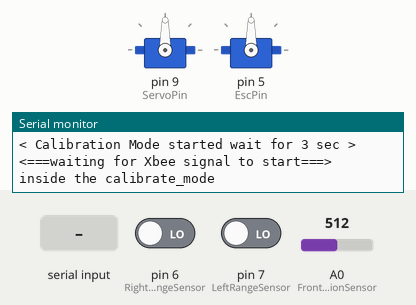
Simulated run of this sketch. Board: Arduino Uno, built with avr-gcc and run on an emulated ATmega328P. On the bench: 2 × servo, the last lines printed to the serial monitor. The inputs (shaded band) are chosen by the test bench; at power-on: A0 (FrontCollisionSensor) = 512, pin 6 (RightRangeSensor) LOW, pin 7 (LeftRangeSensor) LOW.

Above: at 0.8 s.
0.9 s: "left_wheel" received over Serial
At 3.6 s:
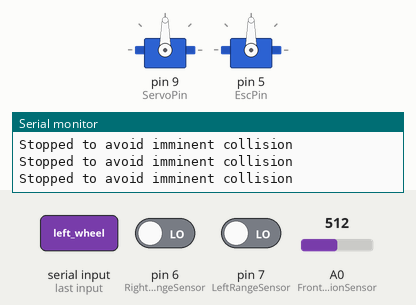
4.5 s: A0 (FrontCollisionSensor) set to 110
6.5 s: A0 (FrontCollisionSensor) set to 89
10.0 s: "1" received over Serial
At 15.1 s:
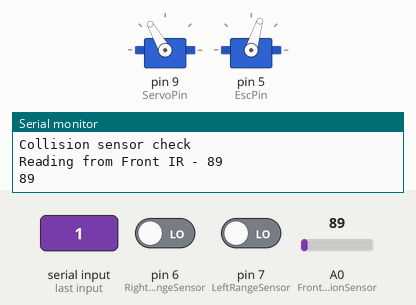
At 17.5 s:
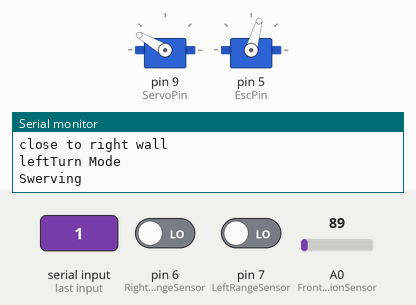
17.7 s: "0" received over Serial
21.7 s: "right_wheel" received over Serial
At 22.97 s:
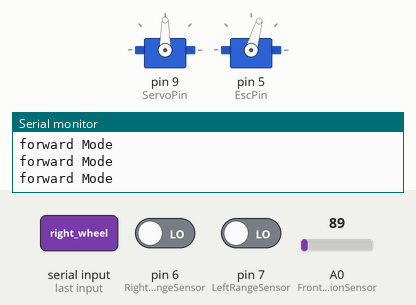
Timing chart, 0 to 26.2 s (numbered marks = the images above; inputs shaded):
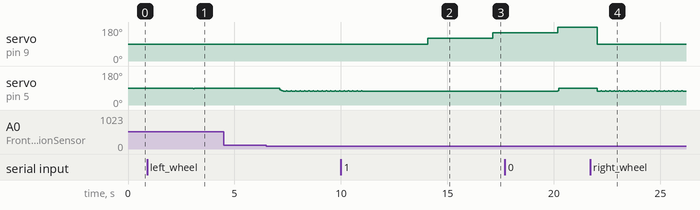

The sketch:

control.ino
```cpp
#include <MsTimer2.h>
#include <Servo.h>
#include <math.h>

#define INTERVAL      50      // (ms) Interval between distance readings.
#define BOUNDARY      90      // Avoid objects closer than 30cm.
#define IR_THRESHOLD  100     // Max acceptable reading of front collision sensor
#define ESC_STOP      90      // Neutral ("Stop") value for ESC

// Tracking all used pins
#define LeftRangeTrigger      3   // Trigger Pin for LIDAR mounted on device left.
#define LeftRangeSensor       7  // Monitor Pin for LIDAR mounted on device left.
#define RightRangeTrigger     4   // Trigger Pin for LIDAR mounted on device right.
#define RightRangeSensor      6   // Monitor Pin for LIDAR mounted on device right.
#define FrontCollisionSensor  A0  // Front SharpIR sensor
#define BackCollisionSensor   A1  // Back SharpIR sensor
#define ServoPin              9   // Servo to control wheel turn (PWM)
#define EscPin                5   // Speed control (PWM)

Servo myservo;
Servo esc;              // ESC can be controlled like a servo.

// Global variables
char stop_start;        // Store latest xbee command
int safety_check;       // Store latest collision sensor reading
// LIDAR
int distance_from_obstacle_1 = 0; // distance from the wall 1
int distance_from_obstacle_2 = 0; // distance from the wall 2
int min_distance_to_wall ;        // keep track of the min distance
// Servo
int pos = 0;                      // Position of the servo (degress, [0, 180])
int maxWheelOffset = 85; // maximum wheel turn magnitude, in servo 'degrees'
int wheelNeutral = 90;      // neutral wheel position, in servo 'degrees'
int currentTurnDegree = 0; // start with wheels in neutral position
int angleAcc = 30;         // rate of change of turn
//ESC
int maxSpeedOffset = 75; // maximum speed magnitude, in servo 'degrees'
int minSpeedOffset = 80; // minimum speed magnitude, in servo 'degrees'
int currentSpeedOffset = ESC_STOP; // start with speed 0
int linearAcc = 4; // Rate of speed change

String wheel; // Store which wheel is closer to a wall, used strings are "right_wheel" or "left_wheel"
unsigned long pulse_width;

void irSetup() // Set up signal pins
{
  pinMode(FrontCollisionSensor, INPUT);
  pinMode(BackCollisionSensor, INPUT);
}

int irGetDistance(char sensorId) // Get a measurement from the Sharp IR sensor
{
  int reading = 0;
  if (sensorId == FrontCollisionSensor)
  {
    reading = analogRead(FrontCollisionSensor);
    Serial.print("Reading from Front IR - ");
    Serial.println(reading);
  }
  else if (sensorId == BackCollisionSensor)
  {
    reading = analogRead(BackCollisionSensor);
    Serial.print("Reading from Back IR - ");
    Serial.println(reading);
  }
  else
  {
    Serial.print("Invalid input to irGetDistance");
  }
  return reading;
}

void lidarSetup()   // Set up trigger and monitor pins, set trigger pins to low for continuous read
{
  pinMode(LeftRangeTrigger, OUTPUT);
  pinMode(LeftRangeSensor, INPUT);
  digitalWrite(LeftRangeTrigger, LOW);
  pinMode(RightRangeTrigger, OUTPUT);
  pinMode(RightRangeSensor, INPUT);
  digitalWrite(RightRangeTrigger, LOW);
}

int lidarGetDistance(int sensorNumber)   // Get a measurement from the LIDAR Lite
{
  if (sensorNumber != LeftRangeSensor && sensorNumber != RightRangeSensor) // Input sanity check
  {
    Serial.println("Invalid input to lidarGetDistance");
    return -1;
  }
  pulse_width = pulseIn(sensorNumber, HIGH);  // Count how long the pulse is high in microseconds
  if (pulse_width != 0)                       // If non-zero reading, proceed
  {
    pulse_width = pulse_width / 10;           // 10usec = 1 cm of distance for LIDAR-Lite
    if (sensorNumber == LeftRangeSensor) Serial.print("left:");
    else Serial.print("right:");
    Serial.println(pulse_width);              // Print the distance
    return pulse_width;
    delay(1);
  }
}

void calibrate_myservo()
{
  Serial.println("<===waiting for Xbee signal to start===>");
  while ( stop_start == '0') // while there is No Xbee signal to start MTA:
  {
    esc.write(ESC_STOP);                  // reset the ESC to neutral (non-moving) value
    pos = analogRead(myservo.attach(ServoPin));  // reads the value of the potentiometer (value between 0 and 1023)
    pos = map(pos, 0, 1023, 0, 179);      // scale it to use it with the servo (value between 0 and 180)
    myservo.write(wheelNeutral);                    // sets the servo position according to the scaled value
    Serial.println("inside the calibrate_mode");

    // getting both distances
    distance_from_obstacle_1 = lidarGetDistance(LeftRangeSensor);
    distance_from_obstacle_2 = lidarGetDistance(RightRangeSensor);
    min_distance_to_wall = min (distance_from_obstacle_1, distance_from_obstacle_2);

    Serial.println("min_distance_to_wall");
    Serial.println(min_distance_to_wall);
    delay(1000);
  }
}

void timerSetup() {
  MsTimer2::set(1000, check); // set(period in ms, function name)
  MsTimer2::start();
}

void check() {  // Interrupt to get xbee and collision sensor updates
  Serial.println("X-bee check");
  if (Serial.available() > 0)
  {
    stop_start = Serial.read();
    Serial.println("Received update from x-bee");
    Serial.println(stop_start);
  }
  Serial.println("Collision sensor check");
  safety_check = irGetDistance(FrontCollisionSensor);
  Serial.println(safety_check);
}

void setup()
{
  Serial.begin(9600);
  stop_start = '0'; //stop
  Serial.println("< Calibration Mode started wait for 3 sec >");
  irSetup();
  timerSetup();
  lidarSetup();
  myservo.attach(ServoPin);   // Servo setup
  esc.attach(EscPin);         // ESC setup
  calibrate_myservo();        // make sure that the servo is in the right position
}

/* Convert degree value to radians */
double degToRad(double degrees) {
  return (degrees * 71) / 4068;
}

/* Convert radian value to degrees */
double radToDeg(double radians) {
  return (radians * 4068) / 71;
}

void forward()
{
/*  //straighten out
  if (currentTurnDegree != 0)
  {
    if (currentTurnDegree < 0) currentTurnDegree = currentTurnDegree + angleAcc;
    else currentTurnDegree = currentTurnDegree - angleAcc;
    turn();
  }
  */
  currentTurnDegree=0;
  turn();
  //speed up
  if (currentSpeedOffset > maxSpeedOffset) {
    currentSpeedOffset = currentSpeedOffset - linearAcc;
    esc.write(currentSpeedOffset);
  }
  delay(INTERVAL);
  Serial.println("forward Mode");
}

void turn()
{
  // reduce the speed
  if (currentSpeedOffset < minSpeedOffset) {
    currentSpeedOffset++;
    esc.write(currentSpeedOffset);
  }
  //double rad = degToRad(currentTurnDegree);
  //double wheelOffset = sin(rad) * maxWheelOffset;
  //myservo.write(wheelNeutral + (int)wheelOffset); // update the servo
  int wheelOffset = currentTurnDegree;
  myservo.write(wheelNeutral + wheelOffset); // update the servo
  if (wheelOffset > 0)
  {
    Serial.println("leftTurn Mode");
  }
  else if (wheelOffset < 0)
  {
    Serial.println("rightTurn Mode");
  }
  delay(1);
}

void track_wall()  // used if the car far from the walls
{
  distance_from_obstacle_1 = lidarGetDistance(LeftRangeSensor);
  distance_from_obstacle_2 = lidarGetDistance(RightRangeSensor);
  min_distance_to_wall = min(distance_from_obstacle_1, distance_from_obstacle_2); // keep track of the min distances and store that in the array

  Serial.println(min_distance_to_wall);       // Print it out.
  if (distance_from_obstacle_1 < distance_from_obstacle_2) // keep track of the closer wheel to the wall
  {
    wheel = "left_wheel";
  }
  else
  {
    wheel = "right_wheel";
  }
  delay(1000);
}

void swerve()    // used if the car is too close to a wall and should turn away from the wall
{
  Serial.println("Swerving");
  track_wall();
  if (wheel == "left_wheel")
  {
    if (currentTurnDegree > -90) {
      currentTurnDegree = currentTurnDegree - angleAcc;
      Serial.println("close to left wall");
      turn();   // turn right
    }
  }
  else if (wheel == "right_wheel")
  {
    if (currentTurnDegree < 90) {
      currentTurnDegree = currentTurnDegree + angleAcc;
      Serial.println("close to right wall");
      turn();      // turn left
    }
  }
  delay(INTERVAL);                // Delay between readings.
}

void loop()
{
  //int turn_angle = 0;       // local counter for turn degree
  forward();                // car moves forward continuously
  while (stop_start == '1' && safety_check <= IR_THRESHOLD && min_distance_to_wall >= BOUNDARY) // if far enough from both walls, keep going
  {
    forward();
    track_wall();
  }
  while (stop_start == '1' && safety_check <= IR_THRESHOLD && min_distance_to_wall < BOUNDARY) // if too close to a wall, turn away from wall
  {
    swerve();
  }
  while (stop_start == '0')
  {
    esc.write(ESC_STOP);    // abrupt stop
    Serial.println("Stopped because of x-bee command");
    delay(200);
  }
  while (safety_check > IR_THRESHOLD)
  {
    esc.write(ESC_STOP);    // abrupt stop
    Serial.println("Stopped to avoid imminent collision");
    delay(200);
  }
}
```

Measured:
- after the input at 0.9 s, servo on pin 5 (EscPin): 90° → 86° after 2.2 s, → 90° 0.05 s later
- after the input at 10.0 s, servo on pin 9 (ServoPin): 90° → 120° after 4.1 s, → 150° 3.1 s later
- after the input at 21.7 s, servo on pin 9 (ServoPin): 180° → 90° after 0.34 s; servo on pin 5 (EscPin): 90° → 72° after 0.34 s, then moves between 72° and 75°, repeating every 0.21 s
